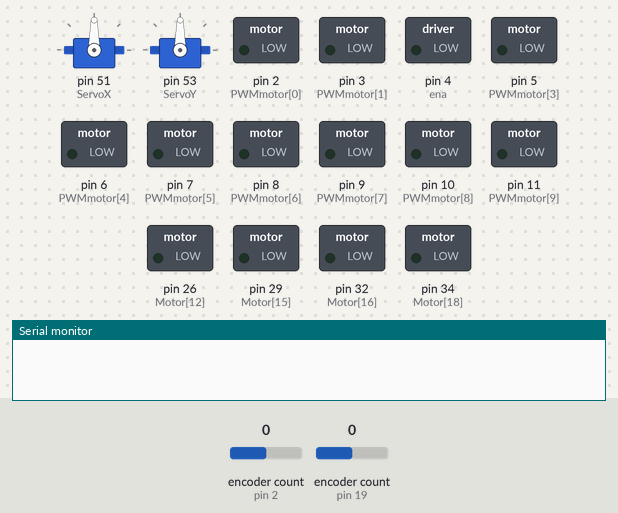
Recording of a sketch running on a simulated Arduino Mega 2560, built with avr-gcc and run on an emulated ATmega2560. Parts: 2 × servo, switched loads named in the sketch (green lamp = pin HIGH), the last lines printed to the serial monitor. The test bench sets the inputs (shaded band); at power-on: encoder count (sensors on pin 2, pin 19) 0.

Above: at 0.1 s.
At 1.1 s:
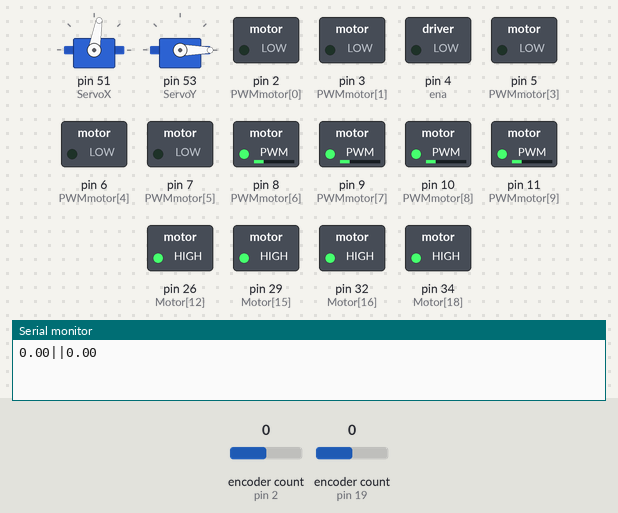
Timing chart, 0 to 2.6 s (numbered marks = the images above):
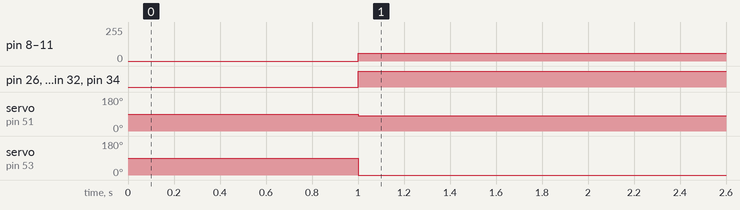

Measured:
- by itself, pin 8 (PWMmotor[6]), pin 9 (PWMmotor[7]), pin 10 (PWMmotor[8]), pin 11 (PWMmotor[9]): 0/255 → 60/255 at 1.0 s
- by itself, pin 26 (Motor[12]), pin 29 (Motor[15]), pin 32 (Motor[16]), pin 34 (Motor[18]): LOW → HIGH at 1.0 s
- by itself, servo on pin 51 (ServoX): 90° → 80° at 1.0 s
- by itself, servo on pin 53 (ServoY): 90° → 0° at 1.0 s

The sketch:

robot_2_auto.ino
```cpp
#include <Encoder.h>
#include <Servo.h>

Servo servoX;
Servo servoY;


int scan = 0;
long counterX, counterY = 0;  //This variable will increase or decrease depending on the rotation of encoder
long temp = -99;
#define pinX1 2
#define pinX2 3
#define pinY1 19
#define pinY2 18
#define ServoX 51
#define ServoY 53

#define pul     2
#define ena     4
#define dir     5
const double pi = 3.14159265359;
const double diameter = 4.7;
const int pulse = 1610;
double jarakX = 0, jarakY = 0;
double kelilingL = pi * diameter;
double step = kelilingL / pulse;
bool pulsa=LOW;
int intervalo =100;

const int Motor[24] = { 14, 15, 16, 17, 18, 19, 20, 21, 22, 23, 24, 25, 26, 27, 28, 29, 32, 33, 34, 35, 36, 37, 38, 39 };
const int PWMmotor[12] = { 2, 3, 4, 5, 6, 7, 8, 9, 10, 11, 12, 13 };

Encoder enX(pinX1, pinX2);
Encoder enY(pinY1, pinY2);

int x1, y1 = 0;
int Dx1;
void setup() {
  servoX.attach(ServoX);
  servoY.attach(ServoY);
  Serial.begin(115200);
  Serial2.begin(115200);

  for (int m = 0; m <= 24; m++) {
    pinMode(Motor[m], OUTPUT);
  }
  for (int p = 0; p <= 12; p++) {
    pinMode(PWMmotor[p], OUTPUT);
  }
}

void loop() {
  String data = Serial2.readStringUntil('\n');

  // Pisahkan data menjadi dua nilai berdasarkan koma
  int commaIndex = data.indexOf(',');
  if (commaIndex != -1) {
    String x1_str = data.substring(0, commaIndex);
    String y1_str = data.substring(commaIndex + 1);

    // Konversi nilai x1 dan y1 ke tipe data int
    x1 = x1_str.toInt();
    y1 = y1_str.toInt();

    // Sekarang kita memiliki nilai x1 dan y1 dalam tipe data int
//    Serial.print("nilai x1 (int): ");
//    Serial.println(x1);
//    Serial.print("Nilai y1 (int): ");
//    Serial.println(y1);
  }

//servo x atas :20,bawah=100
//servo y atas :40,bawah=0
encode();

if (scan==0){ ////langkah 1
servoX.write(80);
servoY.write(0);
Serial.print(jarakY);
Serial.print("||");
Serial.println(jarakX);


    if (jarakY>=0 && jarakY <100){
      kecMaju(60,60,60,60);

    }
    else if (jarakY>100){
       enMotor_OFF ();
    }
}

else if (scan==1){

}


}
```

MOTOR.ino
```cpp
void kecMaju(byte M1, byte M2, byte M3, byte M4)
{
    analogWrite(PWMmotor[6], M1);
    digitalWrite(Motor[12], HIGH);
    digitalWrite(Motor[13], LOW);
    analogWrite(PWMmotor[7], M2);
    digitalWrite(Motor[14], LOW);
    digitalWrite(Motor[15], HIGH);
    analogWrite(PWMmotor[8], M3);
    digitalWrite(Motor[16], HIGH);
    digitalWrite(Motor[17], LOW);
    analogWrite(PWMmotor[9], M4);
    digitalWrite(Motor[18], HIGH);
    digitalWrite(Motor[19], LOW);
}

void kecMundur(byte M1, byte M2, byte M3, byte M4)
{
    analogWrite(PWMmotor[6], M1);
    digitalWrite(Motor[12], LOW);
    digitalWrite(Motor[13], HIGH);
    analogWrite(PWMmotor[7], M2);
    digitalWrite(Motor[14], HIGH);
    digitalWrite(Motor[15], LOW);
    analogWrite(PWMmotor[8], M3);
    digitalWrite(Motor[16], LOW);
    digitalWrite(Motor[17], HIGH);
    analogWrite(PWMmotor[9], M4);
    digitalWrite(Motor[18], LOW);
    digitalWrite(Motor[19], HIGH);
}

void kecKanan(byte M1, byte M2, byte M3, byte M4)
{
    analogWrite(PWMmotor[6], M1);
    digitalWrite(Motor[12], HIGH);
    digitalWrite(Motor[13], LOW);
    analogWrite(PWMmotor[7], M2);
    digitalWrite(Motor[14], HIGH);
    digitalWrite(Motor[15], LOW);
    analogWrite(PWMmotor[8], M3);
    digitalWrite(Motor[16], LOW);
    digitalWrite(Motor[17], HIGH);
    analogWrite(PWMmotor[9], M4);
    digitalWrite(Motor[18], HIGH);
    digitalWrite(Motor[19], LOW);
}

void kecKiri(byte M1, byte M2, byte M3, byte M4)
{
    analogWrite(PWMmotor[6], M1);
    digitalWrite(Motor[12], LOW);
    digitalWrite(Motor[13], HIGH);
    analogWrite(PWMmotor[7], M2);
    digitalWrite(Motor[14], LOW);
    digitalWrite(Motor[15], HIGH);
    analogWrite(PWMmotor[8], M3);
    digitalWrite(Motor[16], HIGH);
    digitalWrite(Motor[17], LOW);
    analogWrite(PWMmotor[9], M4);
    digitalWrite(Motor[18], LOW);
    digitalWrite(Motor[19], HIGH);
}

void putarKanan(byte M1, byte M2, byte M3, byte M4)
{
    analogWrite(PWMmotor[6], M1);
    digitalWrite(Motor[12], LOW);
    digitalWrite(Motor[13], HIGH);
    analogWrite(PWMmotor[7], M2);
    digitalWrite(Motor[14], LOW);
    digitalWrite(Motor[15], HIGH);
    analogWrite(PWMmotor[8], M3);
    digitalWrite(Motor[16], LOW);
    digitalWrite(Motor[17], HIGH);
    analogWrite(PWMmotor[9], M4);
    digitalWrite(Motor[18], HIGH);
    digitalWrite(Motor[19], LOW);
}

void putarKiri(byte M1, byte M2, byte M3, byte M4)
{
    analogWrite(PWMmotor[6], M1);
    digitalWrite(Motor[12], HIGH);
    digitalWrite(Motor[13], LOW);
    analogWrite(PWMmotor[7], M2);
    digitalWrite(Motor[14], HIGH);
    digitalWrite(Motor[15], LOW);
    analogWrite(PWMmotor[8], M3);
    digitalWrite(Motor[16], HIGH);
    digitalWrite(Motor[17], LOW);
    analogWrite(PWMmotor[9], M4);
    digitalWrite(Motor[18], LOW);
    digitalWrite(Motor[19], HIGH);
}

void gripper(byte M1){
    analogWrite(PWMmotor[10], M1);
    digitalWrite(Motor[20], LOW);
    digitalWrite(Motor[21], HIGH);
}

void gripper_i(byte M1){
    analogWrite(PWMmotor[10], M1);
    digitalWrite(Motor[20], HIGH);
    digitalWrite(Motor[21], LOW);
}
//
//void naik(){
//  digitalWrite(ena,LOW);
//  digitalWrite(dir,LOW);
//  digitalWrite(pul,pulsa);
//  delayMicroseconds(intervalo);
//
//}
//
//void turun(){
//   digitalWrite(ena,LOW);
//  digitalWrite(dir,HIGH);
//  digitalWrite(pul,pulsa);
//  delayMicroseconds(intervalo);
//}

void enMotor_OFF ()
{
  analogWrite(PWMmotor[6], 0);
  analogWrite(PWMmotor[7], 0);
  analogWrite(PWMmotor[8], 0);
  analogWrite(PWMmotor[9], 0);
  analogWrite(PWMmotor[10], 0);
  digitalWrite(ena,HIGH);

}
```

Serial.ino
```cpp
void serial(){
String data = Serial2.readStringUntil('\n');

// Pisahkan data menjadi dua nilai berdasarkan koma
int commaIndex = data.indexOf(',');
if (commaIndex != -1) {
  String x1_str = data.substring(0, commaIndex);
  String y1_str = data.substring(commaIndex + 1);

  // Konversi nilai x1 dan y1 ke tipe data int
  int x1 = x1_str.toInt();
  int y1 = y1_str.toInt();

  // Sekarang kita memiliki nilai x1 dan y1 dalam tipe data int
  Serial.print("nilai x1 (int): ");
  Serial.println(x1);
  Serial.print("Nilai y1 (int): ");
  Serial.println(y1);
}

}
```

encoder.ino
```cpp
void encode(){

  counterX = enX.read();
  counterY = enY.read();

 jarakX = counterX * step;
  jarakY = counterY * step;
if (counterX != temp){
  // Serial.println(jarakX);
}
if (counterY != temp){
  // Serial.println(jarakY);
}
}
```
